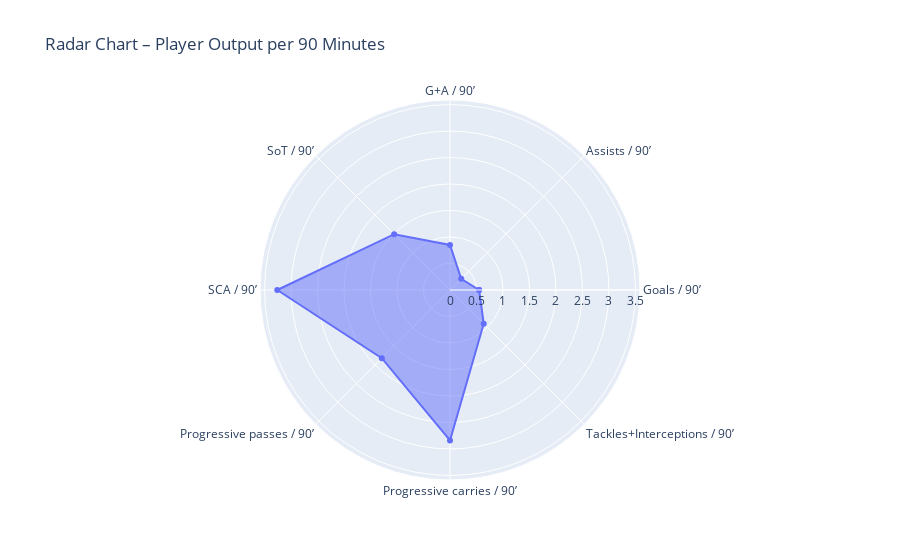

Write notebook code for a chart like this one.
### Code cell
import plotly.graph_objects as go

# Ensure you have calculated these beforehand
minutes_played = df_season["Minutes"].sum()
games_played = df_season[df_season["Minutes"] > 0].shape[0]
minutes_per_game = minutes_played / games_played if games_played > 0 else 0

# Core stats
goals = df_season["Goals"].sum()
assists = df_season["Assists"].sum()
ga = goals + assists

shots_on_target = df_season["Shots_on_target"].sum()
sca = df_season["Shot_creating_actions"].sum()
prog_passes = df_season["Progressive_passes"].sum()
prog_carries = df_season["Progressive_control"].sum()
tackles = df_season["Tackles"].sum()
interceptions = df_season["Interceptions"].sum()

# Metrics per 90'
goals_per90 = round(goals / minutes_played * 90, 2)
assists_per90 = round(assists / minutes_played * 90, 2)
ga_per90 = round(ga / minutes_played * 90, 2)
shots_on_target_per90 = round(shots_on_target / minutes_played * 90, 2)
sca_per90 = round(sca / minutes_played * 90, 2)
prog_passes_per90 = round(prog_passes / minutes_played * 90, 2)
prog_carries_per90 = round(prog_carries / minutes_played * 90, 2)
tackles_int_per90 = round((tackles + interceptions) / minutes_played * 90, 2)

# Radar values
labels = [
    "Goals / 90’", "Assists / 90’", "G+A / 90’", "SoT / 90’",
    "SCA / 90’", "Progressive passes / 90’", "Progressive carries / 90’", "Tackles+Interceptions / 90’"
]
values = [
    goals_per90, assists_per90, ga_per90, shots_on_target_per90,
    sca_per90, prog_passes_per90, prog_carries_per90, tackles_int_per90
]

# Close the radar chart loop
labels += [labels[0]]
values += [values[0]]

# Plotly Radar Chart
fig = go.Figure()
fig.add_trace(go.Scatterpolar(
    r=values,
    theta=labels,
    fill='toself',
    name='Player'
))
fig.update_layout(
    polar=dict(
        radialaxis=dict(visible=True, range=[0, max(values) * 1.1])
    ),
    showlegend=False,
    title="Radar Chart – Player Output per 90 Minutes"
)
fig.show()

### Figure 1 — Plotly figure (JSON) as saved in the notebook; plotly's stock layout.template omitted (floating-point values rounded to 4 significant figures)
{"data": [{"fill": "toself", "name": "Player", "r": [0.55, 0.3, 0.85, 1.49, 3.26, 1.82, 2.84, 0.9, 0.55], "theta": ["Goals / 90’", "Assists / 90’", "G+A / 90’", "SoT / 90’", "SCA / 90’", "Progressive passes / 90’", "Progressive carries / 90’", "Tackles+Interceptions / 90’", "Goals / 90’"], "type": "scatterpolar"}], "layout": {"polar": {"radialaxis": {"range": [0, 3.586], "visible": true}}, "showlegend": false, "title": {"text": "Radar Chart – Player Output per 90 Minutes"}}}
